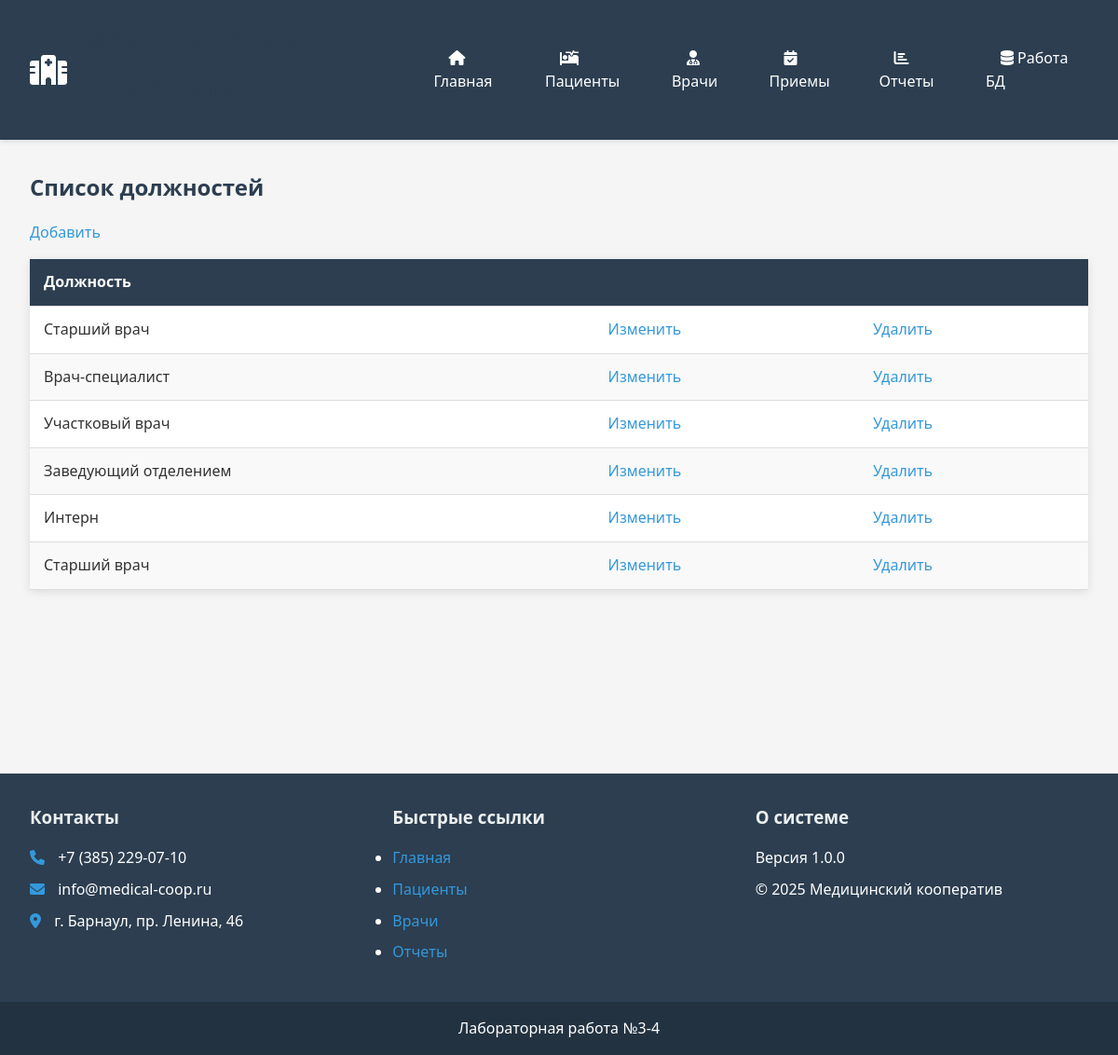
Screenshot of /pages/post/post.php with the database file from the repository.
### tables this page shows
CREATE TABLE post (
  id INT(11) NOT NULL AUTO_INCREMENT PRIMARY KEY,
  string VARCHAR(50) DEFAULT NULL
);

### pages/post/post.php (the view, shortened to what this page needs)
<?php
require_once '../../includes/header.php';
require_once '../../includes/config.php';
$sql = "SELECT * FROM post";
$result = $conn->query($sql);
?>
<h2>Список должностей</h2>
<a class="button_change-add" href="pages/post/post_insert.php">Добавить</a>
<?php if ($result->num_rows > 0): ?>
    <table class="table">
        <thead>
            <tr>
                <th>Должность</th>
                <th colspan="2"></th>
            </tr>
        </thead>
        <tbody>
            <?php while($row = $result->fetch_assoc()): ?>
            <tr>
                <td><?= htmlspecialchars($row['string']) ?></td>
                <td>
                    <a class="button_change-update" href="pages/post/post_update.php?id=<?= $row['id'] ?>">Изменить</a>
                </td>
                <td>
                    <a class="button_change-delete" href="pages/post/post_delete.php?id=<?= $row['id'] ?>"
                    onclick="return confirm('Вы уверены, что хотите удалить?')">Удалить</a>
                </td>
            </tr>
            <?php endwhile; ?>
        </tbody>
    </table>
<?php else: ?>
    <p>Нет данных о должностях.</p>
<?php endif;
require_once '../../includes/footer.php';
?>

### css/style.css (style rules this page uses)
:root { --primary-color: #3498db; --secondary-color: #2980b9; --accent-color: #e74c3c; --light-color: #ecf0f1; --dark-color: #2c3e50; --success-color: #2ecc71; --warning-color: #f39c12; --danger-color: #e74c3c; }
* { margin: 0; padding: 0; box-sizing: border-box; font-family: 'Segoe UI', Tahoma, Geneva, Verdana, sans-serif; }
body { background-color: #f5f5f5; color: #333; line-height: 1.6; }
a { text-decoration: none; color: var(--primary-color); }
h1, h2, h3 { margin-bottom: 1rem; color: var(--dark-color); }
.table { width: 100%; border-collapse: collapse; margin: 1rem 0; background: white; box-shadow: 0 2px 10px rgba(0,0,0,0.1); }
.table th, .table td { padding: 12px 15px; text-align: left; border-bottom: 1px solid #ddd; }
.table th { background-color: var(--dark-color); color: white; }
.table tr:nth-child(even) { background-color: #f9f9f9; }

### rows the page displays
post: string "Старший врач"
post: string "Врач-специалист"
post: string "Участковый врач"
post: string "Заведующий отделением"
post: string "Интерн"
post: string "Старший врач"
